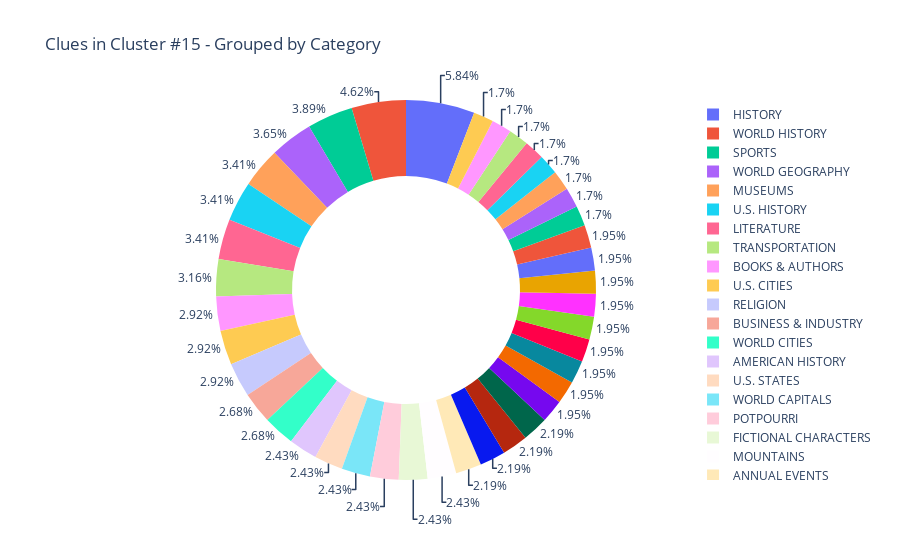

Notebook code for this chart:
### Markdown cell above
Out of the top categories in this cluster, history seems to be the most common - with History, World History, U.S. History, and American History, and Museums all appearing in the top 20. Geography is another common category, with World Geography, U.S. Cities, World Cities, World Capitals, U.S. States, Mountains all appearing in the top 20. Literature is also present in this cluster with Literature, Books & Authors, and Fictional Characters appearing in the top 20.

This makes sense when we consider the "in" keyword, as the clues appear to be talking about something that appears in a place, time, or setting. However keep in mind that there are 1054 categories, so the low numbers in the table above indicate that the  categories are quite varied and there isn't a category or topic that the cluster questions are heavily geared to.

To demonstrate this point, let's visualize the top 40 categories in the cluster in a pie/donut chart below - you'll see that it's quite varied. You can hover your mouse over each section in the pie/donut to get more details.

### Code cell
fig = px.pie(category_counts[0:40], values='Count', names='Label', title='Clues in Cluster #15 - Grouped by Category', hole=0.6)
fig.update_traces(textposition='outside', textinfo='percent')
fig.show()

### Figure 1 — Plotly figure (JSON) as saved in the notebook; plotly's stock layout.template omitted (floating-point values rounded to 4 significant figures)
{"data": [{"domain": {"x": [0, 1], "y": [0, 1]}, "hole": 0.6, "hovertemplate": "Label=%{label}<br>Count=%{value}<extra></extra>", "labels": ["HISTORY", "WORLD HISTORY", "SPORTS", "WORLD GEOGRAPHY", "MUSEUMS", "U.S. HISTORY", "LITERATURE", "TRANSPORTATION", "BOOKS & AUTHORS", "U.S. CITIES", "RELIGION", "BUSINESS & INDUSTRY", "WORLD CITIES", "AMERICAN HISTORY", "U.S. STATES", "WORLD CAPITALS", "POTPOURRI", "FICTIONAL CHARACTERS", "MOUNTAINS", "ANNUAL EVENTS", "THE BIBLE", "SCIENCE", "ART", "BALLET", "PEOPLE", "ROYALTY", "DANCE", "ISLANDS", "THE MOVIES", "AUTHORS", "MUSICAL INSTRUMENTS", "COLLEGES & UNIVERSITIES", "BIOLOGY", "TECHNOLOGY", "ANATOMY", "THE 50 STATES", "OPERA", "SCIENTISTS", "SHAKESPEARE", "AWARDS"], "legendgroup": "", "name": "", "showlegend": true, "textinfo": "percent", "textposition": "outside", "type": "pie", "values": [24, 19, 16, 15, 14, 14, 14, 13, 12, 12, 12, 11, 11, 10, 10, 10, 10, 10, 10, 9, 9, 9, 9, 8, 8, 8, 8, 8, 8, 8, 8, 8, 7, 7, 7, 7, 7, 7, 7, 7]}], "layout": {"legend": {"tracegroupgap": 0}, "title": {"text": "Clues in Cluster #15 - Grouped by Category"}}}
